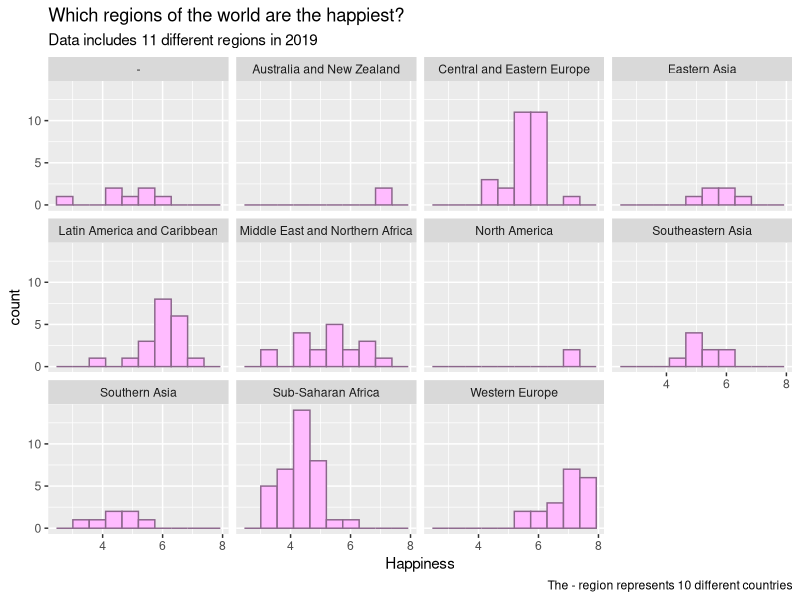
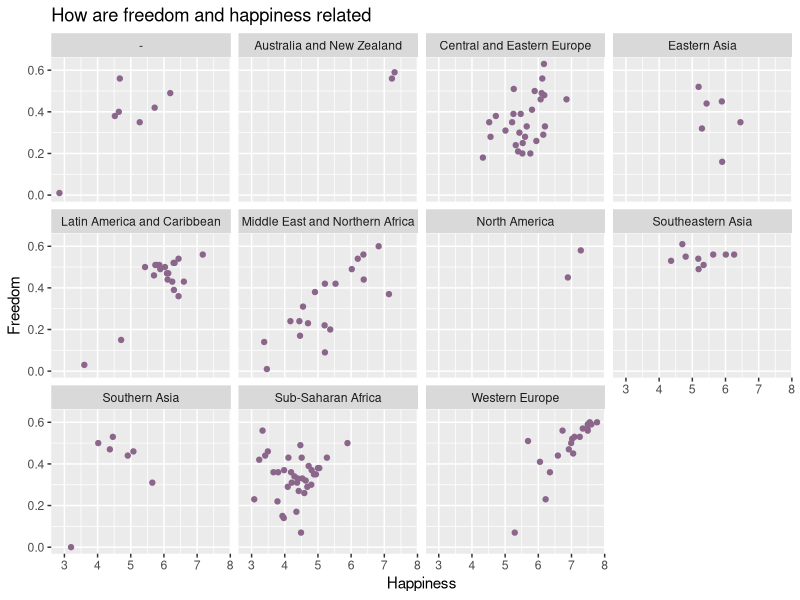
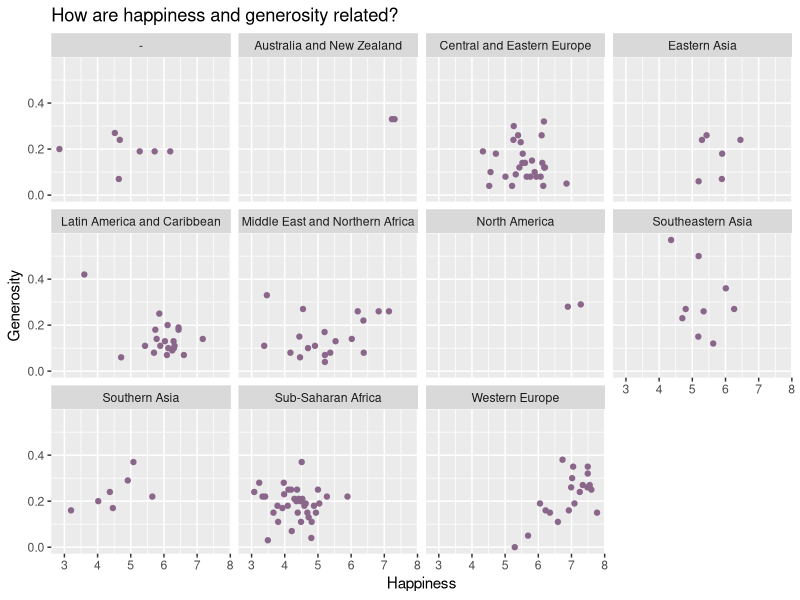

The R source for these figures, in order:
## ---- chunk 1
knitr::opts_chunk$set(
  echo = FALSE,
  message = FALSE,
  warning = FALSE,
  comment = NA
)
## ---- chunk 2
library(tidyverse)
## ---- chunk 3
happydata <- read_csv("data/world-happiness-report-2015-2021.csv")
## ---- chunk 4
happydata %>% 
  filter(Year == 2019) %>%
ggplot(aes(x = Happiness)) +
  geom_histogram(bins = 10, color = "plum4", fill = "plum1") + 
  theme() +
  labs( title = "Which regions of the world are the happiest?",
        subtitle = "Data includes 11 different regions in 2019", 
        caption = " The - region represents 10 different countries",
    x = "Happiness") +
  facet_wrap(.~Region, ncol = 4)
## ---- chunk 5
happydata %>% 
  filter(Year == 2019) %>%
ggplot(aes(x = Happiness, y = Freedom)) +
  geom_point(color = "plum4") + 
  facet_wrap(.~Region) +
labs( title = "How are freedom and happiness related",
  x = "Happiness") 
## ---- chunk 6
happydata %>% 
  filter(Year == 2019) %>%
ggplot(aes(x = Happiness, y = Generosity)) +
  geom_point(color = "plum4") + 
  facet_wrap(.~Region) +
labs( title = "How are happiness and generosity related?",
      x = "Happiness") 
